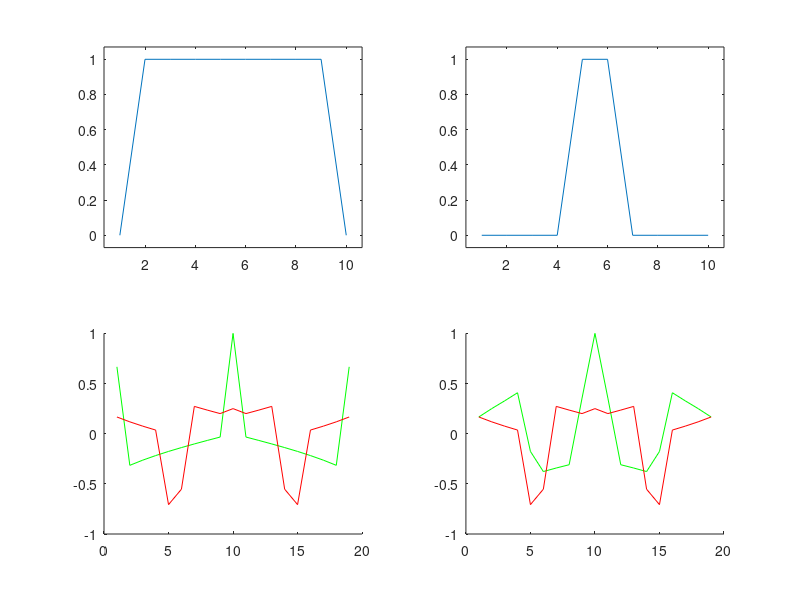

Write MATLAB code to recreate this figure.
LongSignal=[0,1,1,1,1,1,1,1,1,0];
ShortSignal=[0,0,0,0,1,1,0,0,0,0];
subplot(2,2,1)
plot(LongSignal)
axis padded
subplot(2,2,2)
plot(ShortSignal)
axis padded
subplot(2,2,3)
c1=normxcorr2(LongSignal,LongSignal);
c2=normxcorr2(ShortSignal,LongSignal);
hold on
plot(c1,'g');
plot(c2,'r');
hold off
subplot(2,2,4)
c1=normxcorr2(ShortSignal,ShortSignal);
c2=normxcorr2(ShortSignal,LongSignal);
hold on
plot(c1,'g');
plot(c2,'r');
hold off